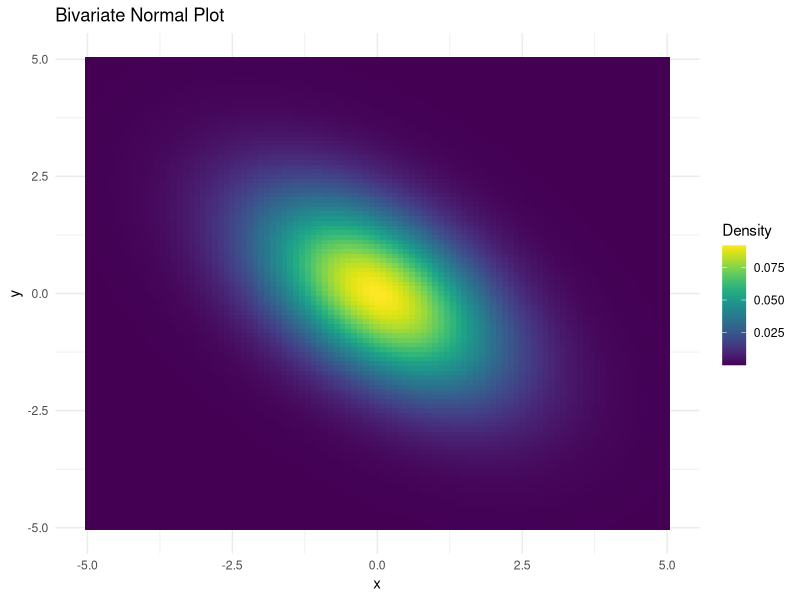
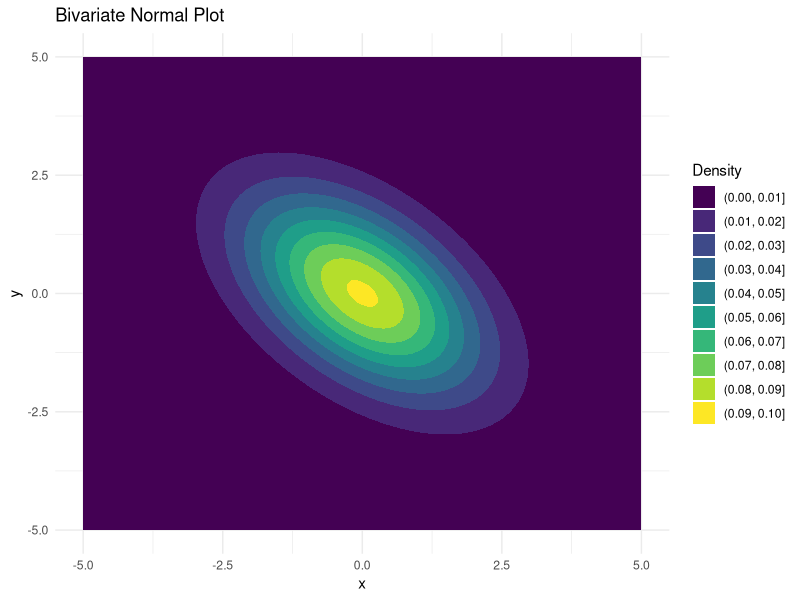

Recreate these plots in R, in order.
# Load necessary libraries
library(tidyverse)
library(ggplot2)
library(viridis)

library(mnormt)

x     <- seq(-5, 5, 0.1) 
y     <- seq(-5, 5, 0.1)
mu    <- c(0, 0)
sigma <- matrix(c(2, -1, -1, 2), nrow = 2)
f     <- function(x, y) dmnorm(cbind(x, y), mu, sigma)
z     <- outer(x, y, f)

bvn <- tibble(x = x, y = y) %>% 
  expand.grid() %>% 
  mutate(z = dmnorm(cbind(x, y), mu, sigma))

ggplot(bvn, aes(x = x, y = y, fill = z)) +
  geom_tile() +
  scale_fill_viridis() +
  labs(title = "Bivariate Normal Plot",
       x = "x",
       y = "y",
       fill = "Density") +
  theme_minimal() +
  theme(legend.position = "right")

ggplot(bvn, aes(x = x, y = y, z = z)) +
  geom_contour_filled() +
  labs(title = "Bivariate Normal Plot",
       x = "x",
       y = "y",
       fill = "Density") +
  theme_minimal() +
  theme(legend.position = "right")
